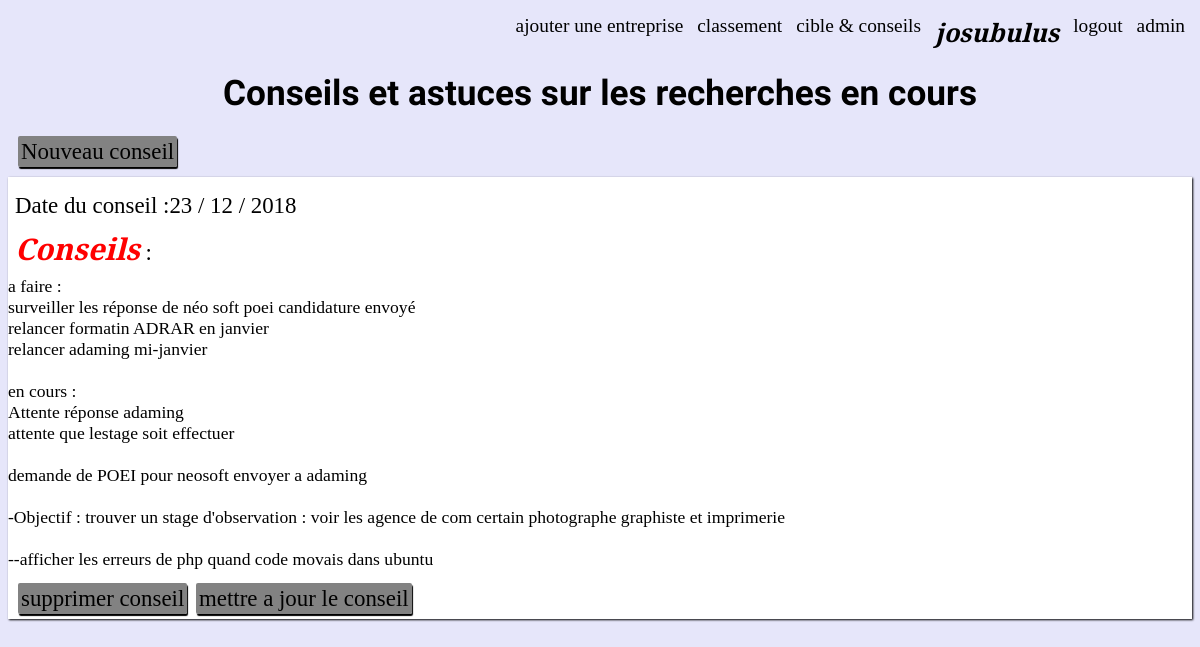
The app's page /conseils.php (signed in), older data.
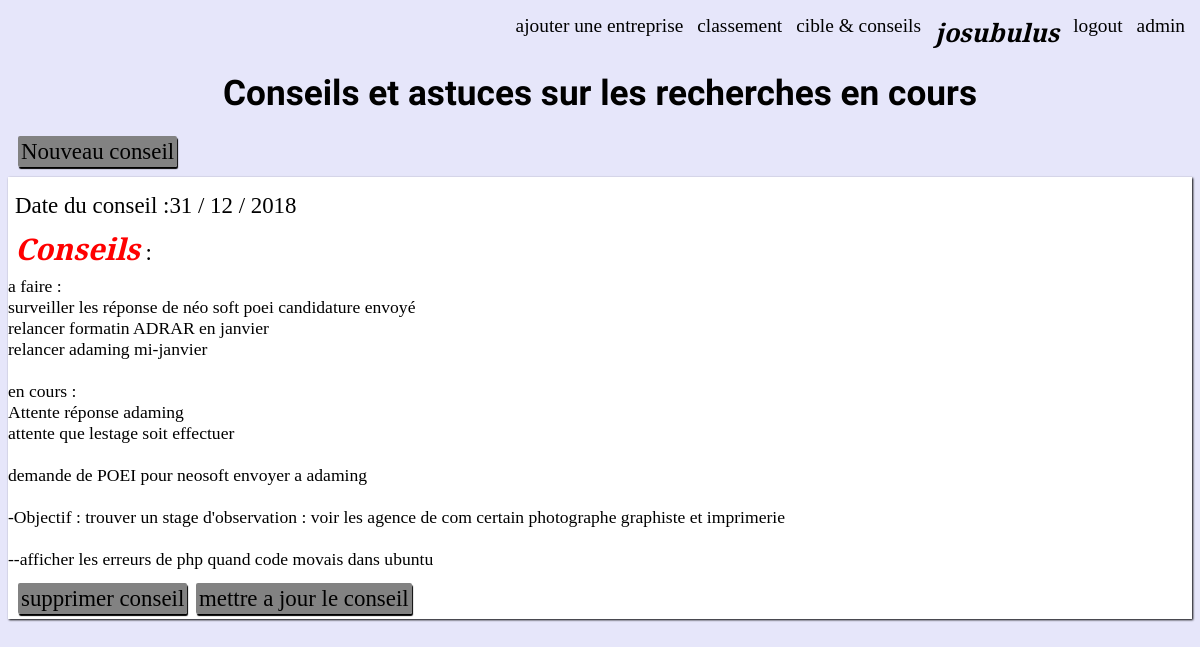
The same page, newer data.
### tables this page shows
CREATE TABLE `conseils` (
  `id` int(11) NOT NULL,
  `date_conseil` datetime DEFAULT NULL,
  `conseil` text NOT NULL,
  `id_membre` int(11) NOT NULL
);

### conseils.php (the view, shortened to what this page needs)
  <?php
if (isset($_SESSION['page']) && $_SESSION['page'] == 'login_ok')
{
 include('include/login_bdd.php');
    ?>
   <!DOCTYPE html>
   <html lang="fr" dir="ltr" />
     <head>
       <link rel="stylesheet" href="css/style.css" />
     </head>
     <body>
       <header>
         <nav>
           <?php include('include/nav.php'); ?>
         </nav>
         <h1>Conseils et astuces sur les recherches en cours</h1>
       </header>
       <section>
         <?php
             if (isset($_GET['new']) && !empty($_GET['new']) && $_GET['new']==1)
             {
             ?>
                <p> <a class="bouton_statut" href="conseils.php">Retour</a> </p>
                   <h2>Ajouter un conseil :</h2>
                   <form action="conseils_post.php" method="post">
                     <textarea name="conseil" rows="8" cols="80"></textarea>
                     <input type="submit" name="envoyer" value="envoyer" />
                   </form>
             <?php
             }
             elseif (isset($_GET['suppr']) && !empty($_GET['suppr']) && $_GET['suppr']==1 && isset($_GET['id_ok']) && !empty($_GET['id_ok']))
             {
               ?>
               <p> <a class="bouton_statut" href="conseils.php">Retour</a> </p>
               <p> <a class="bouton_statut"  href="conseils_post.php?id_suppr=<?php echo '' . intval($_GET['id_ok']) . ''; ?>">supprimer le conseil </a> </p>
               <?php
             }
             else
              {
                 ?>
                 <p> <a class="bouton_statut" href="conseils.php?new=1">Nouveau conseil</a> </p>
                     <div class="box_de_tris">
                       <?php
                           $req=$bdd->prepare('SELECT id,DATE_FORMAT(date_conseil,"%d / %m / %Y")AS conseil_date,conseil,id_membre FROM conseils WHERE id_membre=:id_membre ORDER BY date_conseil DESC');
                           $req->execute(array('id_membre'=>$_SESSION['id_membre']));
                             while ($conseils = $req->fetch())
                             {
                                 ?>
                                 <p>
                                     <p>Date du conseil :<?php echo $conseils['conseil_date']; ?></p>
                                    <p> <em>Conseils</em> :</p>
                                   <?php echo '' . nl2br(htmlspecialchars($conseils['conseil'])) . ''; ?>
                                 </p>
                                 <p> <a class="bouton_statut"  href="conseils.php?suppr=1&amp;id_ok=<?php echo '' . $conseils['id'] . ''; ?>">supprimer conseil</a>
                                  <a class="bouton_statut"  href="conseils.php?update=1&amp;id_ok=<?php echo '' . $conseils['id'] . ''; ?>">mettre a jour le conseil</a> </p>
                 <?php
                       }
                     }
                    ?>
                 </div>
       </section>
     </body>
   </html>
<?php
}
else {
  header('location:inscription.php');
}
?>

Row changes from the older to the newer data that the page shows:
changed conseils: conseil_date "23 / 12 / 2018" → "31 / 12 / 2018"
